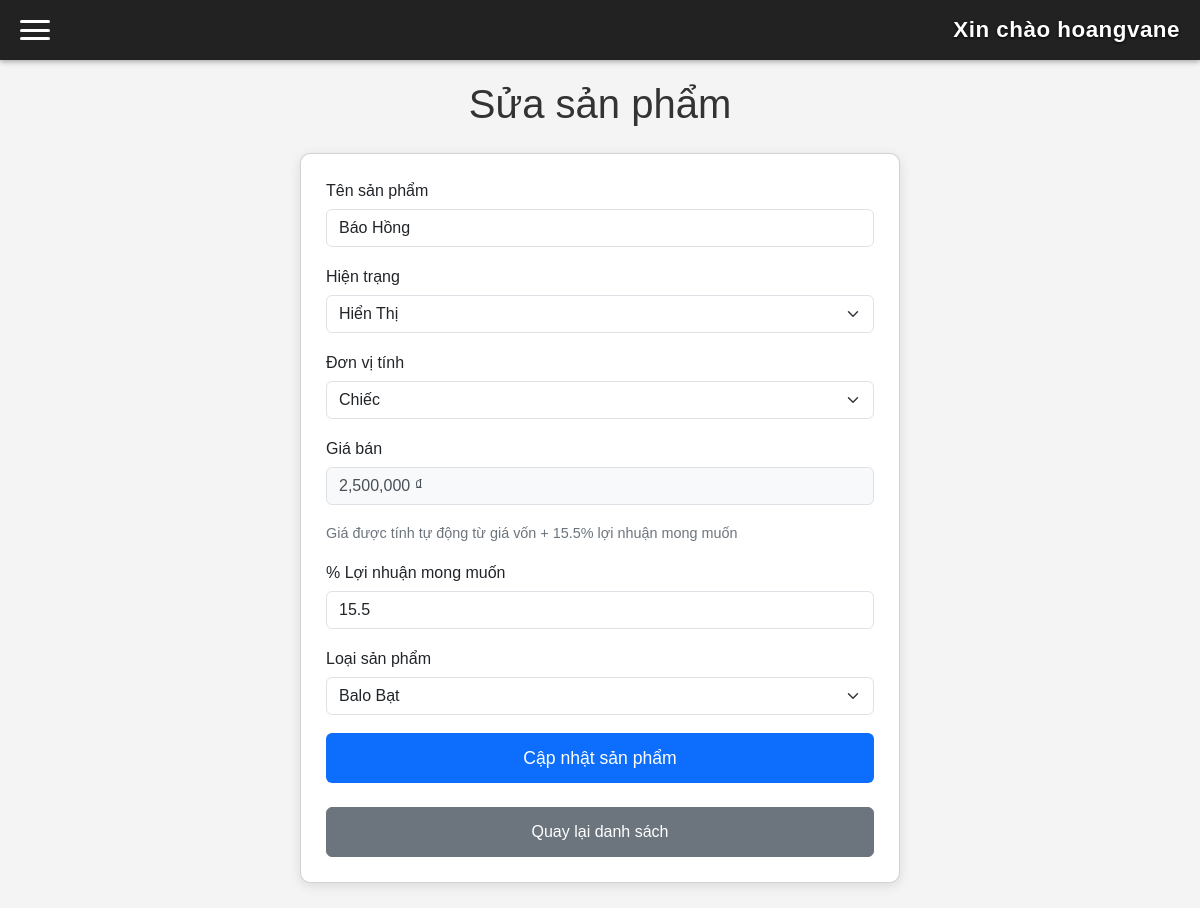
The app's page /edit.php?id=1 (signed in), older data.
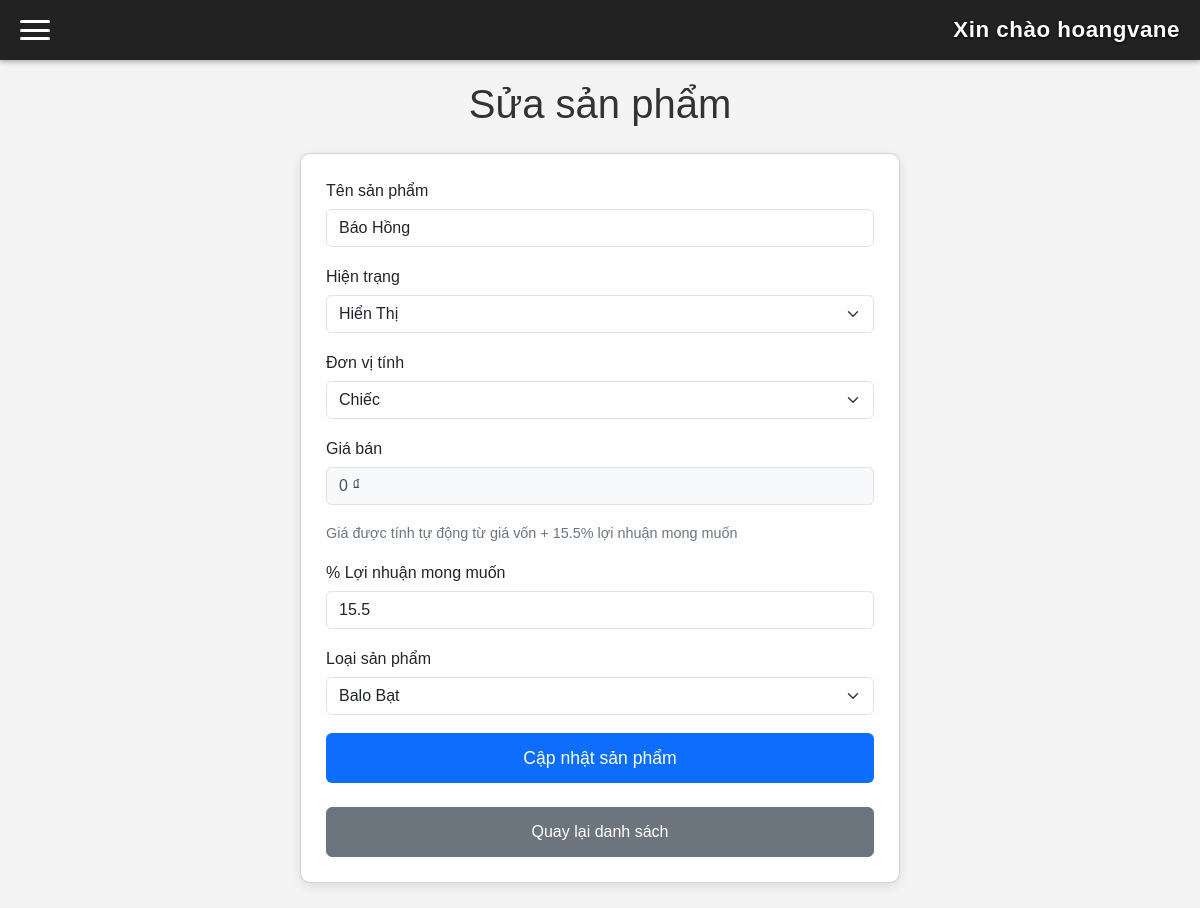
The same page, newer data.
### tables this page shows
CREATE TABLE sanpham(
    masp int auto_increment primary key not null,
    tensp varchar(225) not null,
    hientrang varchar(20) not null,
    donvitinh varchar(20) not null,
    motasp varchar(225) not null,
    soluongtontheolo int not null DEFAULT 0,
    hinhanh varchar(225) not null,
    phantramloinhuanmongmuon float not null check(phantramloinhuanmongmuon > 0),
    giavon float not null DEFAULT 0,
    giabandexuat float not null DEFAULT 0,
    maloai varchar(20),
    foreign key (maloai) references loai(maloai)
);

CREATE TABLE loai(
    maloai varchar(20) primary key not null,
    tenloai varchar(20) not null unique,
    mota varchar(225) not null
);

### edit.php (the view, shortened to what this page needs)
<?php
require_once 'db.php';
$id = (int)($_GET['id'] ?? 0);
$stmt = mysqli_prepare($conn, "SELECT * FROM sanpham WHERE masp = ?");
mysqli_stmt_bind_param($stmt, "i", $id);
mysqli_stmt_execute($stmt);
$result = mysqli_stmt_get_result($stmt);
$sp = mysqli_fetch_assoc($result);
$loai_result = mysqli_query($conn, "SELECT * FROM loai");
$loai_list = [];
while ($row = mysqli_fetch_assoc($loai_result)) {
    $loai_list[] = $row;
}
?>
<!DOCTYPE html>
<html lang="vi">
<head>
    <link href="https://cdn.jsdelivr.net/npm/bootstrap@5.3.3/dist/css/bootstrap.min.css" rel="stylesheet">
</head>
<body>
<div class="mobile-header">
    <div class="hamburger" id="hamburger">
        <span></span><span></span><span></span>
    </div>
    <h2>Xin chào <?= htmlspecialchars($_SESSION['admin'] ?? 'Admin') ?></h2>
</div>
<div class="content">
    <h1>Sửa sản phẩm</h1>
    <div class="card">
        <form method="post" onsubmit="return validateForm()">
            <div class="mb-3">
                <label class="form-label">Tên sản phẩm</label>
                <input type="text" name="tensp" class="form-control" required value="<?= htmlspecialchars($sp['tensp'] ?? '') ?>">
            </div>
            <div class="mb-3">
                <label class="form-label">Hiện trạng</label>
                <select name="hientrang" class="form-select" required>
                    <option value="Hiển Thị" <?= ($sp['hientrang'] ?? '') === 'Hiển Thị' ? 'selected' : '' ?>>Hiển Thị</option>
                </select>
            </div>
            <div class="mb-3">
                <label class="form-label">Đơn vị tính</label>
                <select name="donvitinh" class="form-select" required>
                    <option value="Chiếc" <?= ($sp['donvitinh'] ?? '') === 'Chiếc' ? 'selected' : '' ?>>Chiếc</option>
                </select>
            </div>
            <div class="mb-3">
                <label class="form-label">Giá bán</label>
                <input type="text" class="form-control" readonly value="<?= number_format($sp['giabandexuat'] ?? 0) ?> ₫">
                <div class="form-text">
                    Giá được tính tự động từ giá vốn + <?= number_format($sp['phantramloinhuanmongmuon'] ?? 0, 1) ?>% lợi nhuận mong muốn
                </div>
            </div>
            <div class="mb-3">
                <label class="form-label">% Lợi nhuận mong muốn</label>
                <input type="number" step="0.01" min="0.01" name="phantramloinhuanmongmuon" class="form-control" required
                       value="<?= htmlspecialchars($sp['phantramloinhuanmongmuon'] ?? '0') ?>">
            </div>
            <div class="mb-3">
                <label class="form-label">Loại sản phẩm</label>
                <select name="maloai" class="form-select" required>
                    <?php foreach ($loai_list as $loai): ?>
                        <option value="<?= htmlspecialchars($loai['maloai']) ?>"
                            <?= $loai['maloai'] === ($sp['maloai'] ?? '') ? 'selected' : '' ?>>
                            <?= htmlspecialchars($loai['tenloai'] ?? 'Không có tên') ?>
                        </option>
                    <?php endforeach; ?>
                </select>
            </div>
            <button type="submit" class="btn btn-primary w-100">Cập nhật sản phẩm</button>
        </form>
        <div class="text-center mt-4">
            <a href="admin.php?page=product" class="btn btn-secondary w-100"> Quay lại danh sách</a>
        </div>
    </div>
</div>
</body>
</html>

Row changes from the older to the newer data that the page shows:
changed sanpham "Báo Hồng": giabandexuat "2,500,000 ₫" → "0 ₫"
